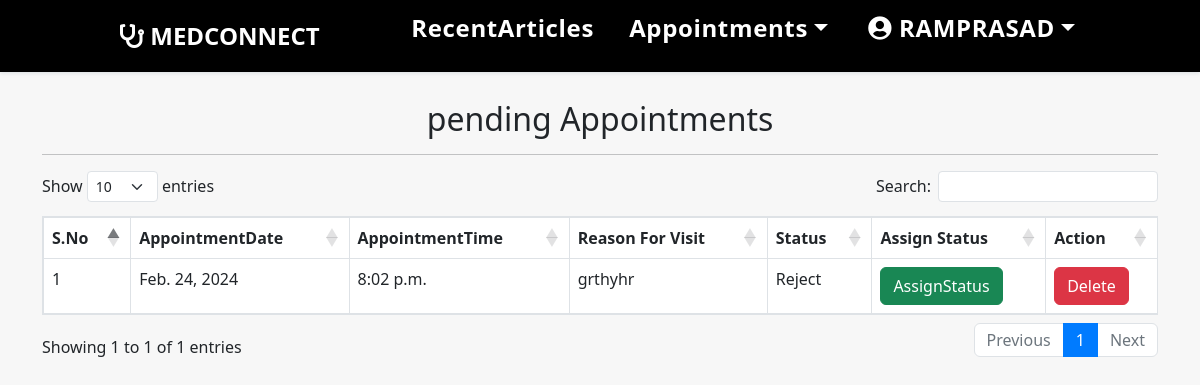
The page /appoint (signed in) on the database its author committed.
### Doctor/models.py (models this page shows, shortened)
class Appointment(models.Model):
    doctor = models.ForeignKey(Doctor, on_delete=models.CASCADE)
    patient = models.ForeignKey(User, on_delete=models.CASCADE)
    appointment_date = models.DateField(null=True)
    appointment_time = models.TimeField(null=True)
    reason_for_visit = models.TextField(null=True,max_length=50)
    status=models.CharField(null=True,max_length=15)

### Doctor/views.py (the view)
# urls.py: path('appoint',appoint,name='appoint'),
def appoint(request):
    if not request.user.is_authenticated:
        return redirect('doctorlogin')
    error=False
    user=User.objects.get(id=request.user.id)
    data=Doctor.objects.get(user=user)
    notes=Appointment.objects.filter(doctor=data)
    d={'notes':notes}
    return render(request,'appoint.html',d)

### Doctor/templates/appoint.html (shortened to what this page needs)
{% extends 'doctor_nav.html'%}
{% block body%}
{% load static %}
<link rel="stylesheet" href="https://cdnjs.cloudflare.com/ajax/libs/twitter-bootstrap/5.3.0/css/bootstrap.min.css">
<link rel="stylesheet" href="https://cdn.datatables.net/1.13.7/css/dataTables.bootstrap5.min.css">
<link rel="stylesheet" href="{% static 'css/mystyle.css' %}">
<div class="container " style="overflow-x:auto;margin-top:90px;">
    <h2 class="text-center">pending Appointments</h2>
            <hr>
            <table class="table table-bordered" id="example">
                <thead>
                    <tr>
                        <th>S.No</th>
                        <th>AppointmentDate</th>
                        <th>AppointmentTime</th>
                        <th>Reason For Visit</th>
                        <th>Status</th>
                        <th>Assign Status</th>
                        <th>Action</th>
                    </tr>
                </thead>
                <tbody>
                    {% for i in notes %}
                    <tr>
                        <td>{{forloop.counter}}</td>
                        <td>{{i.appointment_date}}</td>
                        <td>{{i.appointment_time}}</td>
                        <td>{{i.reason_for_visit}}</td>
                        <td>{{i.status}}</td>
                        <td><a href="{% url 'status' i.id %}"  class="btn btn-success" >AssignStatus</a></td>
                        <td><a href="{% url 'deleteapp' i.id %}"  class="btn btn-danger" onclick="return confirm('Are You Sure to Delete?')">Delete</a></td>
                    </tr>
                    {%endfor%}
                </tbody>
            </table>
</div>
{%endblock%}

### Doctor/templates/doctor_nav.html (shortened to what this page needs)
<!DOCTYPE html>
<html lang="en">
<head>
    {% load static %}
    <link rel="stylesheet" href="https://maxcdn.bootstrapcdn.com/bootstrap/4.3.1/css/bootstrap.min.css">
    <link rel="stylesheet" href="https://use.fontawesome.com/releases/v5.6.3/css/all.css"
>
    <link rel="stylesheet" href="{% static 'css/mystyle.css' %}">
</head>
<body>
    <header>
		<a href="/" class="logo"><i class="	fa fa-stethoscope" style="color: white;"></i> MEDCONNECT</a>
		<nav class="navbar">
			<ul>
				<li><a class="active" href="{% url 'doctorhome' %}">RecentArticles</a></li>
                <li class="navbar-item dropdown" style="color: black;" >
                    <a href="#" class="nav-link dropdown-toggle " data-toggle="dropdown" >Appointments</a>
                </li>
				<li class="navbar-item dropdown" style="color: black;" >
                    <a href="#" class="nav-link dropdown-toggle " data-toggle="dropdown" ><i class="fas fa-user-circle" ></i> {{request.user.first_name}}</a>
                </li>
			</ul>
		</nav>
	</header>
</body>
</html>
{% block body %}
{% endblock %}

### Patient/static/css/mystyle.css (style rules this page uses)
* { margin: 0; padding: 0; box-sizing: border-box; text-decoration: none; outline: none; border: none; transition: all 0.2s linear; }
html { overflow-x: hidden; scroll-behavior: smooth; }
body { background: #f7f7f7; padding: 10px; }
html { overflow-x: hidden; }
header { position: fixed; top: 0; left: 0; right: 0; z-index: 1000; display: flex; align-items: center; justify-content: space-between; padding: 1.5rem 10%; height: 4.5rem; background-color:black; box-shadow: 0 1px 4px rgba(146, 161, 176, 0.3); }
header .logo { font-size: 1.5rem; font-weight: 800; text-decoration: none; color: white; }
header .logo i { font-size: 1.5rem; }
header .navbar ul { list-style: none; display: flex; justify-content: center; align-items: center; transition: all 0.2s linear; }
header .navbar li { margin-left: 2.2rem; transition: all 0.2s linear; }
header .navbar ul li a { font-size: 1.5rem; color: white; font-weight: 600; text-decoration: none; letter-spacing: 0.04rem; transition: all 0.2s linear; }
.dropdown { position: relative; display: inline-block; margin: 0 5px 0 10px; }

### rows shown on the page
Appointment: appointment_date "Feb. 24, 2024", appointment_time "8:02 p.m.", reason_for_visit "grthyhr", status "Reject"

### other values the page prints
{{ request.user.first_name }} "RAMPRASAD"
